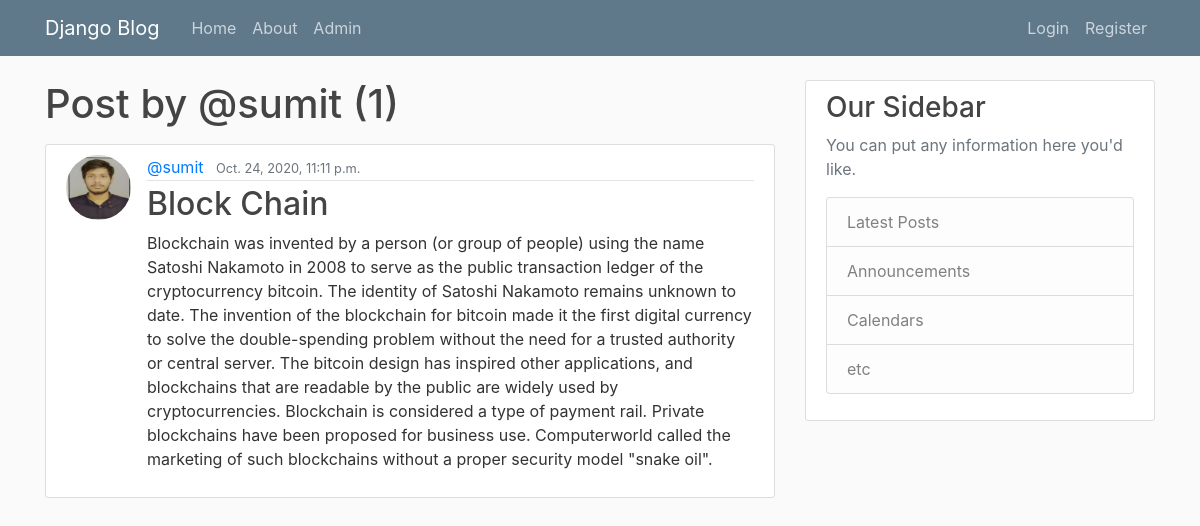
The page /post/@sumit/ on the database its author committed.
### Blog/models.py (models this page shows, shortened)
class Post(models.Model):
    title = models.CharField(max_length = 300)
    content = models.TextField(max_length = 1000)
    date_posted = models.DateTimeField(default = timezone.now)
    author = models.ForeignKey(User, on_delete = models.CASCADE)

### User/models.py (models this page shows, shortened)
class Profile(models.Model):
    user = models.OneToOneField(User, on_delete = models.CASCADE)
    image = models.ImageField(default = 'default.pg', upload_to = 'profile_pics')
    bio = models.CharField(max_length = 200, default = "This Is My Bio")

### Blog/views.py (the view)
# urls.py: path('post/<str:username>/', UserPostListView.as_view(), name= "user-post"),
class UserPostListView(ListView):
    model  = Post
    template_name =  'Blog/User_post.html'
    context_object_name = 'posts'
    ordering = ['-date_posted']
    paginate_by = 2
    def get_queryset(self):
        user = get_object_or_404(User, username = self.kwargs.get('username'))
        return Post.objects.filter(author = user).order_by('-date_posted')

### templates/Blog/user_post.html (shortened to what this page needs)
{% extends "blog/base.html" %}
{% block content %}
<h1 class="mb-3"> Post by {{view.kwargs.username}} ({{page_obj.paginator.count}}) </h1>
    {% for post in posts %}
        <article class="media content-section">
        <img class = "rounded-circle article-img" src = "{{post.author.profile.image.url}}">
          <div class="media-body">
            <div class="article-metadata">
              <a class="mr-2" href="{%url 'user-post' post.author.username%}">{{ post.author }}</a>
              <small class="text-muted">{{ post.date_posted }}</small>
            </div>
            <h2><a class="article-title" href="{% url 'post-details' post.id %}">{{ post.title }}</a></h2>
            <p class="article-content">{{ post.content }}</p>
          </div>
        </article>
    {% endfor %}
{% endblock content %}

### static/Blog/main.css (style rules this page uses)
body { background: #fafafa; color: #333333; margin-top: 5rem; }
h1, h2, h3, h4, h5, h6 { color: #444444; }
.content-section { background: #ffffff; padding: 10px 20px; border: 1px solid #dddddd; border-radius: 3px; margin-bottom: 20px; }
.article-title { color: #444444; }
.article-content { white-space: pre-line; }
.article-img { height: 65px; width: 65px; margin-right: 16px; }
.article-metadata { padding-bottom: 1px; margin-bottom: 4px; border-bottom: 1px solid #e3e3e3 }

### rows shown on the page
Post: author.profile.image (picture), author "@sumit", date_posted "Oct. 24, 2020, 11:11 p.m.", title "Block Chain", content "Blockchain was invented by a person (or group of people) using the name Satoshi Nakamoto in 2008 to serve as the public transaction ledger of the cryptocurrency bitcoin. The identity of Satoshi Nakamoto remains unknown to date. The invention of the blockchain for bitcoin made it the first digital currency to solve the double-spending problem without the need for a trusted authority or central server. The bitcoin design has inspired other applications, and blockchains that are readable by the public are widely used by cryptocurrencies. Blockchain is considered a type of payment rail. Private blockchains have been proposed for business use. Computerworld called the marketing of such…"

### other values the page prints
{{ view.kwargs.username }} "@sumit"
{{ page_obj.paginator.count }} "1"
